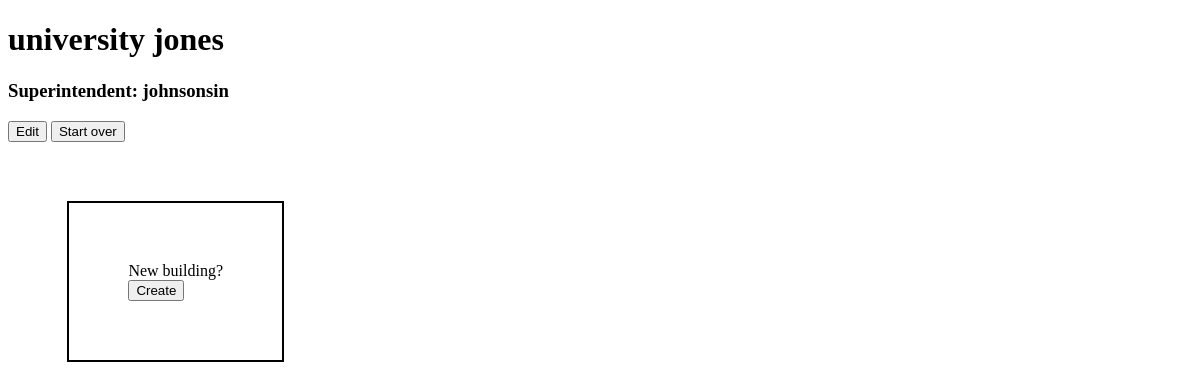
The page / (signed in) on the database as committed earlier.
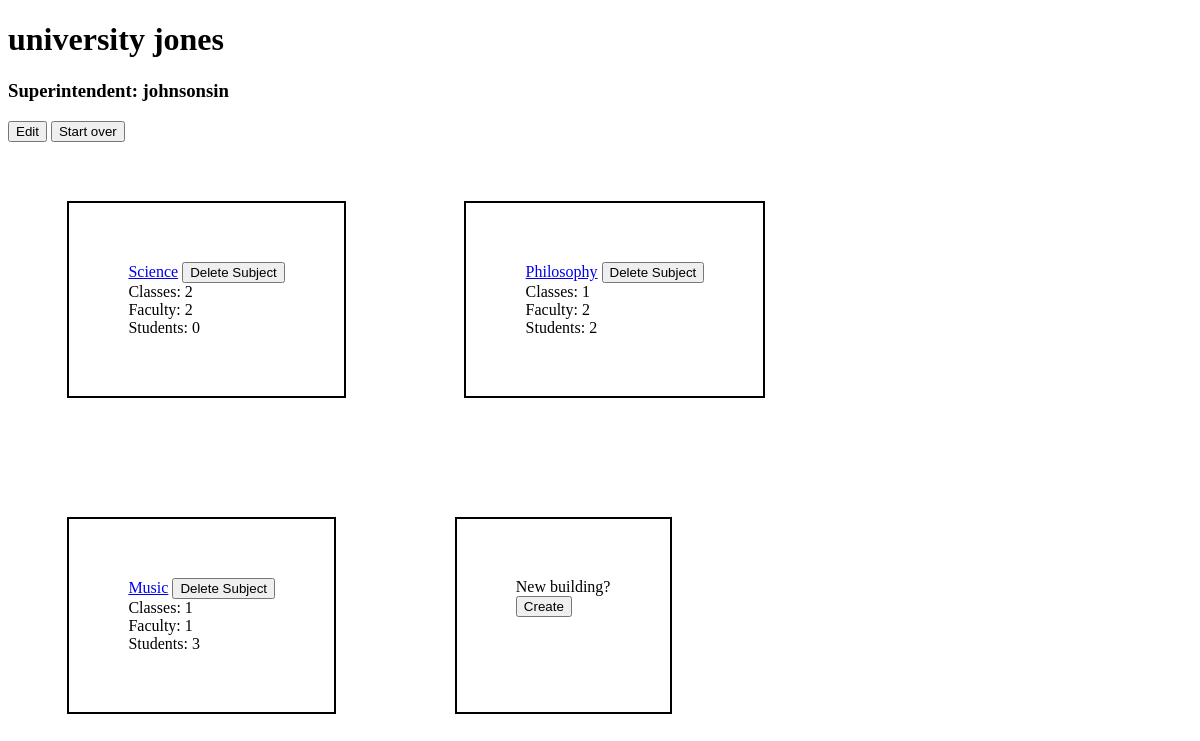
The same page on the database as committed later.
### main/models.py (models this page shows, shortened)
class School(models.Model):
    user = models.OneToOneField(User, on_delete=models.CASCADE, blank=True, null=True)
    name = models.CharField(max_length=30, default="My New School")
    player_name = models.CharField(max_length=30, unique=True)

class Subject(models.Model):
    user = models.ForeignKey(User, on_delete=models.DO_NOTHING, blank=True, null=True)
    name = models.CharField(max_length=60, unique=True)
    def __str__(self):
        return (
                f"{self.name}"
        )

### main/views.py (the view, shortened to what this page needs)
# urls.py: 2. Add a URL to urlpatterns:  path('', views.home, name='home')
def home(request):
    user = get_object_or_404(User, id=request.user.id)
    user_school = get_object_or_404(School, user_id=user.id)
    subjects = Subject.objects.filter(user_id=user.id)
    classes = Class.objects.filter(user_id=user.id)
    teachers = Teacher.objects.filter(user_id=user.id)
    students = Student.objects.filter(user_id=user.id)
    schoolForm = SchoolForm(instance=user_school)
    subjectForm = SubjectForm()
    return render(request, "main/home.html", {
        'school': user_school,
        'subjects': subjects,
        'classes': classes,
        'teachers': teachers,
        'students': students,
        'schoolForm': schoolForm,
        'subjectForm': subjectForm,
    })

### main/templates/main/home.html (shortened to what this page needs)
{% extends "main/base.html" %}
{% block content %}
{% if request.user.is_authenticated %}
<div id="school-container">
{% if school %}
<h1>{{school.name}}</h1>
<h3>Superintendent: {{school.player_name}}</h3>
<div id="start_create_school">
    <button class="toggler" id="school">Edit</button>
    <a href="{% url 'main:delete' school.id 'school' %}">
        <button>Start over</button>
    </a>
    </div>
{% endif %}
</div>
<div id="subject-container" style="display:flex; flex-direction: row; flex-wrap: wrap;">
    {% for subject in subjects %}
    {% if subject %}
        <div id="{{subject.id}}" style="padding: 5%; margin: 5%; border: 2px solid">
        <a href="{% url 'main:building' subject.id %}">{{subject|capfirst}}</a>
        <a href="{% url 'main:delete' subject.id 'subject' %}"><button>Delete Subject</button></a>
        <br>
        Classes: {{ subject.class_set.count }}
        <br>
        Faculty: {{ subject.teacher_set.count }}
        <br>
        Students: {{ subject.student_set.count }}
        </div>
    {% endif %}
    {% endfor %}
    <div id="start_create_subject" style="padding: 5%; margin: 5%; border: 2px solid">
        New building?
        <br>
        <button class="toggler" id="subject">Create</button>
        </div>
</div>
{% endif %}
{% endblock %}

### main/templates/main/base.html (shortened to what this page needs)
<!DOCTYPE html>
<html>
  <head>
  </head>
  <body>
    <div class="container">
        {% block content %}{% endblock %}
    </div>
  </body>
</html>

Rows that differ between the two databases and show on the page:
added Subject: name "Science", class_set.count "2", teacher_set.count "2", student_set.count "0"
added Subject: name "Philosophy", class_set.count "1", teacher_set.count "2", student_set.count "2"
added Subject: name "Music", class_set.count "1", teacher_set.count "1", student_set.count "3"
